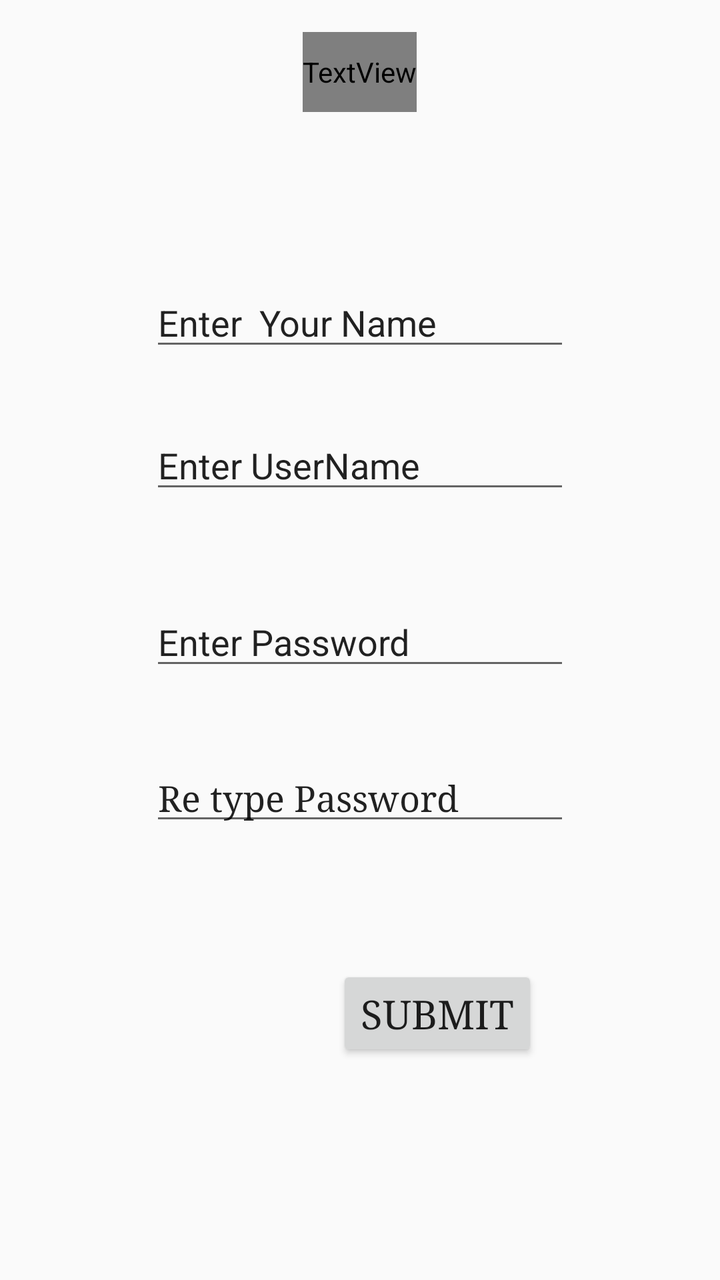
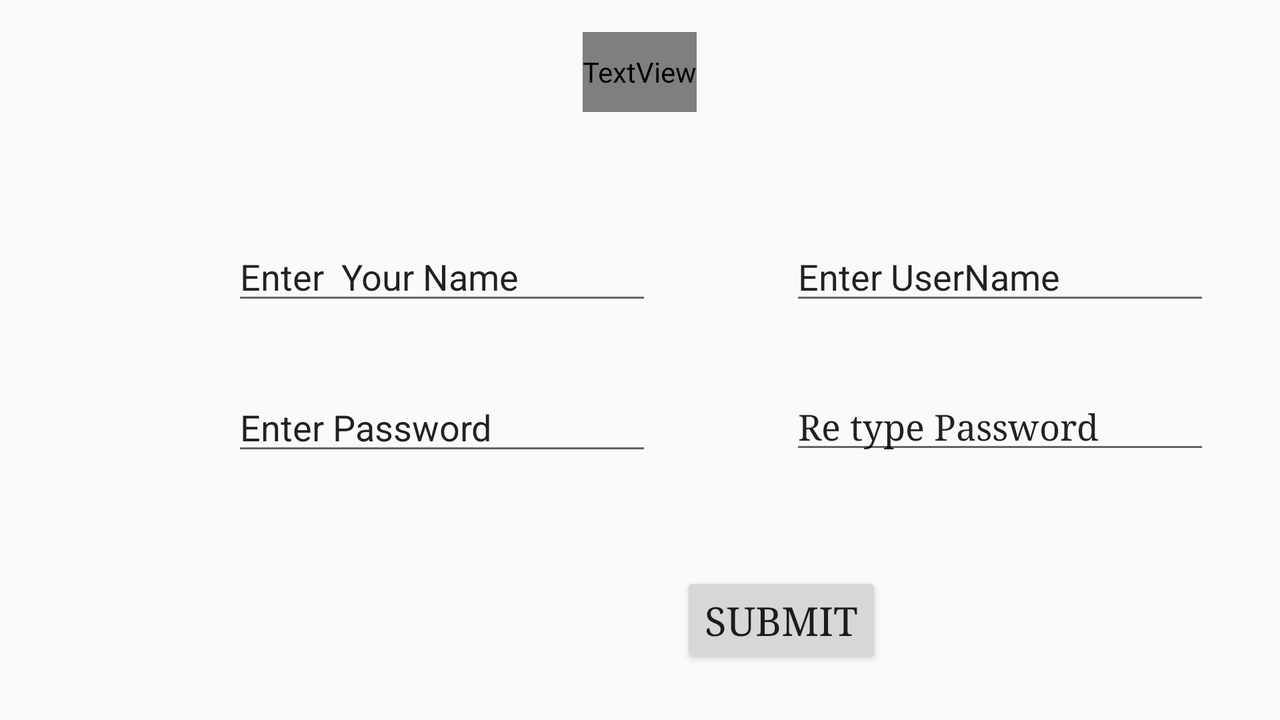

One screen, two layout resources from the same app: the default and the repository's alternative for another configuration. Each is rendered where Android would select it; the XML of both is given below.
<!-- AndroidManifest.xml: application theme AppTheme -->
<!-- res/layout/signup_layout.xml -->
<?xml version="1.0" encoding="utf-8"?>
<RelativeLayout xmlns:android="http://schemas.android.com/apk/res/android"

    android:layout_width="match_parent"
    android:layout_height="match_parent"
    android:orientation="vertical">

    <TextView
        android:id="@+id/textView3"
        android:layout_width="wrap_content"
        android:layout_height="40dp"
        android:layout_alignParentTop="true"
        android:layout_centerHorizontal="true"
        android:layout_marginTop="16dp"
        android:fontFamily="serif"
        android:text="Create Account"
        android:textColor="@color/spb_default_color"
        android:textSize="24sp"
        android:typeface="serif" />



    <TextView
        android:id="@+id/txtError"
        android:layout_width="wrap_content"
        android:layout_height="40dp"
        android:fontFamily="serif"
        android:text="TextV"
        android:textSize="18sp"
        android:typeface="serif"
        android:visibility="invisible"
        android:layout_below="@+id/textView3"
        android:layout_alignStart="@+id/textView3"
        android:layout_marginTop="25dp" />

    <EditText
        android:id="@+id/edxName"
        android:layout_width="wrap_content"
        android:layout_height="wrap_content"
        android:ems="10"
        android:inputType="textPersonName"
        android:text="Enter  Your Name"
        android:layout_marginTop="18dp"
        android:layout_below="@+id/txtError"
        android:layout_centerHorizontal="true" />

    <EditText
        android:id="@+id/edxUname"
        android:layout_width="wrap_content"
        android:layout_height="wrap_content"
        android:layout_marginTop="30dp"
        android:ems="10"
        android:inputType="textPersonName"
        android:text="Enter UserName"
        android:layout_below="@+id/edxName"
        android:layout_alignStart="@+id/edxName" />
    <Button
        android:id="@+id/btnSubmit"
        android:layout_width="wrap_content"
        android:layout_height="wrap_content"
        android:fontFamily="serif"
        android:lineSpacingExtra="24sp"
        android:text="SUBMIT"
        android:textSize="20sp"
        android:typeface="serif"
        android:visibility="visible"
        android:layout_marginStart="17dp"
        android:layout_below="@+id/edxPass1"
        android:layout_alignStart="@+id/txtError"
        android:layout_marginTop="65dp" />

    <EditText
        android:id="@+id/edxPass"
        android:layout_width="wrap_content"
        android:layout_height="wrap_content"
        android:layout_marginTop="47dp"
        android:ems="10"
        android:inputType="text"
        android:text="Enter Password"
        android:layout_below="@+id/edxUname"
        android:layout_alignStart="@+id/edxUname" />

    <EditText
        android:id="@+id/edxPass1"
        android:layout_width="wrap_content"
        android:layout_height="wrap_content"
        android:layout_alignStart="@+id/edxPass"
        android:layout_below="@+id/edxPass"
        android:layout_marginTop="37dp"
        android:ems="10"
        android:inputType="text"
        android:text="Re type Password"
        android:typeface="serif" />

</RelativeLayout>
<!-- resources referenced by this layout -->
<resources>
  <style name="AppTheme" parent="Theme.AppCompat.Light.NoActionBar">
          
          <item name="colorPrimary">@color/colorPrimary</item>
          <item name="colorPrimaryDark">@color/colorPrimaryDark</item>
          <item name="colorAccent">@color/colorAccent</item>
          <item name="android:actionOverflowButtonStyle">@style/MyActionButtonOverflow</item>
  
      </style>
  <color name="colorPrimary">#ffffff</color>
  <color name="colorPrimaryDark">#303f9f</color>
  <color name="colorAccent">#FF4081</color>
  <style name="MyActionButtonOverflow" parent="android:style/Widget.Holo.Light.ActionButton.Overflow">
          <item name="android:src">@drawable/search_action</item>
      </style>
  <!-- drawable search_action: png bitmap (drawable-hdpi, 634 bytes) -->
</resources>
<!-- res/layout-land/signup_layout.xml (the repository's variant of the layout above) -->
<!-- drawn on the phone turned sideways -->
<?xml version="1.0" encoding="utf-8"?>
<RelativeLayout xmlns:android="http://schemas.android.com/apk/res/android"

    android:layout_width="match_parent"
    android:layout_height="match_parent"
    android:orientation="vertical">

    <TextView
        android:id="@+id/textView3"
        android:layout_width="wrap_content"
        android:layout_height="40dp"
        android:layout_alignParentTop="true"
        android:layout_centerHorizontal="true"
        android:layout_marginTop="16dp"
        android:fontFamily="serif"
        android:text="Create Account"
        android:textColor="@color/spb_default_color"
        android:textSize="24sp"
        android:typeface="serif" />



    <TextView
        android:id="@+id/txtError"
        android:layout_width="wrap_content"
        android:layout_height="40dp"
        android:fontFamily="serif"
        android:text="TextV"
        android:textSize="18sp"
        android:typeface="serif"
        android:visibility="invisible"
        android:layout_marginTop="20dp"
        android:layout_below="@+id/textView3"
        android:layout_alignStart="@+id/textView3" />

    <EditText
        android:id="@+id/edxName"
        android:layout_width="wrap_content"
        android:layout_height="wrap_content"
        android:ems="10"
        android:inputType="textPersonName"
        android:text="Enter  Your Name"
        android:layout_marginEnd="69dp"
        android:layout_below="@+id/txtError"
        android:layout_toStartOf="@+id/edxPass1" />

    <EditText
        android:id="@+id/edxUname"
        android:layout_width="wrap_content"
        android:layout_height="wrap_content"
        android:ems="10"
        android:inputType="textPersonName"
        android:text="Enter UserName"
        android:layout_alignBaseline="@+id/edxName"
        android:layout_alignBottom="@+id/edxName"
        android:layout_alignParentEnd="true"
        android:layout_marginEnd="35dp" />
    <Button
        android:id="@+id/btnSubmit"
        android:layout_width="wrap_content"
        android:layout_height="wrap_content"
        android:fontFamily="serif"
        android:lineSpacingExtra="24sp"
        android:text="SUBMIT"
        android:textSize="20sp"
        android:typeface="serif"
        android:visibility="visible"
        android:layout_alignParentBottom="true"
        android:layout_toEndOf="@+id/txtError"
        android:layout_marginBottom="26dp" />

    <EditText
        android:id="@+id/edxPass"
        android:layout_width="wrap_content"
        android:layout_height="wrap_content"
        android:layout_marginTop="34dp"
        android:ems="10"
        android:inputType="text"
        android:text="Enter Password"
        android:layout_below="@+id/edxName"
        android:layout_alignStart="@+id/edxName" />

    <EditText
        android:id="@+id/edxPass1"
        android:layout_width="wrap_content"
        android:layout_height="wrap_content"
        android:ems="10"
        android:inputType="text"
        android:text="Re type Password"
        android:typeface="serif"
        android:layout_alignTop="@+id/edxPass"
        android:layout_alignStart="@+id/edxUname" />

</RelativeLayout>
